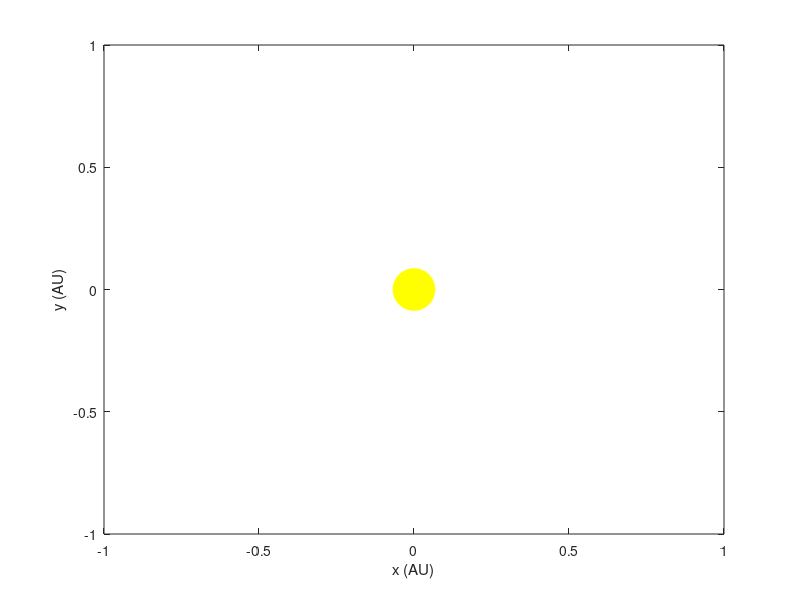

Source code (MATLAB):
% Planetary orbit using Euler-Cromer method.
% Based on 'Computational Physics' by N. Giordano and H. Nakanishi, Section 4.1
% Written by Kevin Berwick
% Simulates a planet orbiting the Sun.

npoints = 500;        % Number of time steps
dt = 0.002;           % Time step in years

% Initialize position of the planet (in AU, Astronomical Units)
x = 1;                % Initial x position (AU)
y = 0;                % Initial y position (AU)

% Initialize velocity of the planet (in AU per year)
v_x = 0;              % Initial velocity in the x direction (AU/year)
v_y = 2 * pi;         % Initial velocity in the y direction (AU/year), 2*pi for a circular orbit

% Plot the Sun at the origin
plot(0, 0, 'oy', 'MarkerSize', 30, 'MarkerFaceColor', 'yellow'); % Sun is a yellow circle
axis([-1 1 -1 1]);     % Set axis limits from -1 to 1 in both x and y directions
xlabel('x (AU)');       % Label for x-axis (AU)
ylabel('y (AU)');       % Label for y-axis (AU)
hold on;                % Hold the plot to add the planet’s orbit

% Loop over the timesteps to simulate the planet's motion
for step = 1:npoints-1
    % Calculate the distance from the planet to the Sun (radius)
    radius = sqrt(x^2 + y^2);  % Distance formula: sqrt(x^2 + y^2)

    % Compute new velocities in the x and y directions using gravitational force
    v_x_new = v_x - (4 * pi^2 * x * dt) / (radius^3);  % Updated velocity in x direction
    v_y_new = v_y - (4 * pi^2 * y * dt) / (radius^3);  % Updated velocity in y direction

    % Euler-Cromer Step: Update position using newly calculated velocities
    x_new = x + v_x_new * dt;   % New x position
    y_new = y + v_y_new * dt;   % New y position

    % Plot the current position of the planet
    plot(x_new, y_new, '-k');   % Plot planet’s path in black
    drawnow;                    % Update plot in real-time

    % Update velocities for the next iteration
    v_x = v_x_new;  % Assign new x velocity
    v_y = v_y_new;  % Assign new y velocity

    % Update positions for the next iteration
    x = x_new;      % Assign new x position
    y = y_new;      % Assign new y position
end
